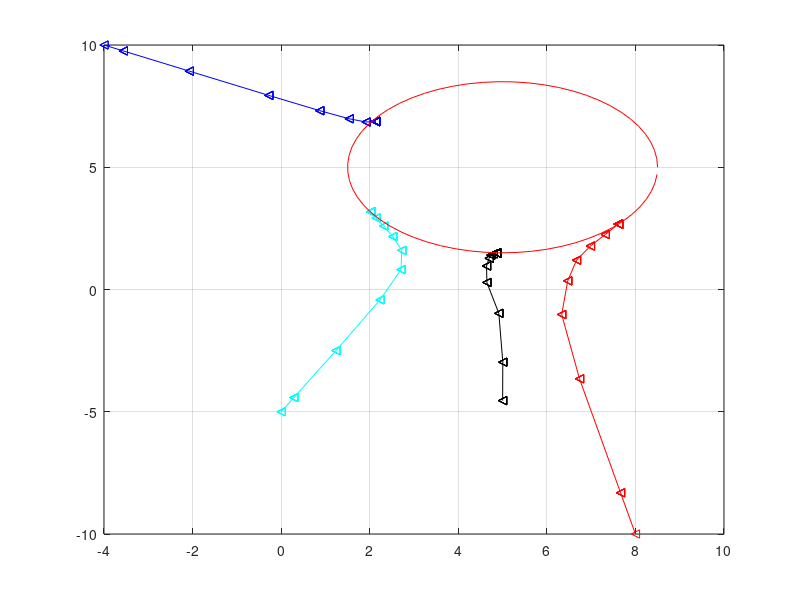

MATLAB code to generate this figure:
clc;
clear all;
close all;

%attraction and repulsion between charges
%A negative charge is places at the centre and four chrages are placed at
%different location
%-----------------------------------------------------------------------
%Initialization of parameters
%-----------------------------------------------------------------------

number_of_robots=4;
robot=cell(1,number_of_robots);

%Initial Position of the robots
robot{1}=[5,-5];
robot{2}=[8,-10];
robot{3}=[-4,10];
robot{4}=[0,-5];
% robot{5}=[10,-6];

hyp_robot=[5,5];  %position of the hypothetical (Virtual Leader) Robot

%Vector to hold the position history
robot_Vec=[];

%Charges on each robot
q(1:number_of_robots)=1;

%Mass of each robot
m(1:number_of_robots)=1;

%Electrostatic Constant
K=10;

for t=1:250  %total simulation time
    
    %Compute the attractive forces between the center (hypothetical robot)
    %and the actual robots
    %-----------------------------------------------------------
    %-----------------------------------------------------------
    %Electrostatic force by Coloumb's Law
    %F=K(q1q2)/r^2;
    %-----------------------------------------------------------
    %-----------------------------------------------------------
    
    
    %Computing the force for the first robot
    %Equation (6) of the paper
    
    %Computing distance of individual robot from all other robots
    r=zeros(number_of_robots,number_of_robots);
    for i=1:number_of_robots
        for j=1:number_of_robots
            a=robot{i}-robot{j};
            r(i,j)=sqrt(a(1)^2+a(2)^2);
        end
    end
    
%     r
    
    %Computing orientation of individual from all other robots
    theta=zeros(number_of_robots,number_of_robots);
    for i=1:number_of_robots
        for j=1:number_of_robots
            if i==j
                theta(i,j)=0;
            elseif i~=j
                a=robot{i}-robot{j};
                theta(i,j)=atan2(a(2),a(1));
            end
        end
    end
    
%     theta*180/pi
    
    
    %Computing Electrostatic forces (Repulsive) on individual robot
    %from all other robots
    
    Electrostatic_Forces=zeros(number_of_robots,number_of_robots);
    for i=1:number_of_robots
        for j=1:number_of_robots
            if i==j
                Electrostatic_Forces(i,j)=0;
            elseif i~=j
                Electrostatic_Forces(i,j)=(K*q(i)*q(j))/(r(i,j)^2);
            end
        end
    end
%     Electrostatic_Forces
    
    
    
    %Decomposition of Electrostatic forces in x and y components
    for i=1:number_of_robots
        for j=1:number_of_robots
            EF_x(i,j)=Electrostatic_Forces(i,j)*cos(theta(i,j));
            EF_y(i,j)=Electrostatic_Forces(i,j)*sin(theta(i,j));
        end
    end
    
    %Computing x and y components of Attractive Force (Equation 8 in JP)
    alpha=3; %radius of the circle
    ksk=.1;   %variable from JP
    
    for i=1:number_of_robots
        a=robot{i}-hyp_robot;
        Attractive_Force_x(i)=ksk*(a(1)*(a(1)^2+a(2)^2-alpha^2));
        Attractive_Force_y(i)=ksk*(a(2)*(a(1)^2+a(2)^2-alpha^2));
    end
    
    
    
    %Computing resultant forces on each robot
    for i=1:number_of_robots
        F_x_res(i)=sum(EF_x(i,1:number_of_robots))-Attractive_Force_x(i);
        F_y_res(i)=sum(EF_y(i,1:number_of_robots))-Attractive_Force_y(i);
    end
    
    for i=1:number_of_robots
        F_res(i)=sqrt(F_x_res(i)^2+F_y_res(i)^2);
        theta_res(i)=atan2(F_y_res(i),F_x_res(i));
    end
    F_res
    
    for i=1:number_of_robots
        i
        dummy=robot(i);
        xy_pos=cell2mat(dummy);
        x_pos=xy_pos(1);
        y_pos=xy_pos(2);
        
        distance_from_hyp_robot=sqrt((x_pos-hyp_robot(1))^2+(y_pos-hyp_robot(2))^2)
        
        if (F_res(i)<=1e-1)
            %don't move
            x_pos_new=x_pos;
            y_pos_new=y_pos;
        elseif (abs(distance_from_hyp_robot-alpha)<=5e-1)
            %don't move
            x_pos_new=x_pos;
            y_pos_new=y_pos;
        else
            %update robot position
            
            x_pos_new=x_pos+0.5*(F_res(i)*cos(theta_res(i)))*((t/10)^2);   %s=ut+0.5(F/m)t^2  we assume u=0 and t is the number of times loop is executed
            y_pos_new=y_pos+0.5*(F_res(i)*sin(theta_res(i)))*((t/10)^2);
        end
        robot{i}=[x_pos_new y_pos_new];
        
        robot_Vec=[robot_Vec;robot];
    end
    
    
end %end of the bigger loop


%Plotting Initial position
%     for i=1:number_of_robots
%         dummy=robot(i);
%         xy_pos=cell2mat(dummy);
%         x_pos=xy_pos(1);
%         y_pos=xy_pos(2);
%         figure(1),plot(x_pos,y_pos,'*'), grid on,hold on, axis tight;
%     end
%
robots_trajectory=cell2mat(robot_Vec);

figure(1);
plot(robots_trajectory(:,1),robots_trajectory(:,2),'k-<'),hold on, grid on,
plot(robots_trajectory(:,3),robots_trajectory(:,4),'r-<'),hold on, grid on,
plot(robots_trajectory(:,5),robots_trajectory(:,6),'b-<'),hold on, grid on,
plot(robots_trajectory(:,7),robots_trajectory(:,8),'c-<'),hold on, grid on,
% plot(robots_trajectory(:,9),robots_trajectory(:,10),'y-<'),hold on, grid on,

%drawing a circle of radius=alpha
count=1;
for theta=0:0.1:2*pi
x_circle(count)=(alpha+0.5)*cos(theta);
y_circle(count)=(alpha+0.5)*sin(theta);
count=count+1;
end

x_circle=x_circle+hyp_robot(1);
y_circle=y_circle+hyp_robot(2);

plot(x_circle,y_circle,'r-'),hold on,



% % % % %plotting a line between the final points
% % % % for i=1:2:(number_of_robots*2)
% % % %     
% % % %     x1=robots_trajectory(end,i);
% % % %     y1=robots_trajectory(end,i+1);
% % % %     
% % % %     if i<(number_of_robots*2-2)
% % % %         x2=robots_trajectory(end,i+2);
% % % %         y2=robots_trajectory(end,i+3);
% % % %     else
% % % %         x2=robots_trajectory(end,mod(i+2,number_of_robots*2));
% % % %         y2=robots_trajectory(end,mod(i+3,number_of_robots*2));
% % % %     end
% % % %     
% % % %     if (x1<=x2)
% % % %         
% % % %         x_points=x1:0.1:x2;
% % % %     elseif (x1>x2)
% % % %         x_points=x2:0.1:x1;
% % % %         %     elseif x1==x2
% % % %         %         x_points=x1*ones(1,100);
% % % %     end
% % % %     
% % % %     if (abs(x1-x2)<=1e-3)
% % % %         disp('I am here')
% % % %         if y1<y2
% % % %             y_points=y1:0.1:y2;
% % % %         elseif y1>y2
% % % %             y_points=y2:0.1:y1;
% % % %         end
% % % %         
% % % %         x_points=x1*ones(1,length(y_points));
% % % %     else
% % % %         
% % % %         slope=(y2-y1)/(x2-x1);
% % % %         y_points=slope*(x_points-x1)+y1;
% % % %     end
% % % %      
% % % %     
% % % %     figure(1)
% % % %     plot(x_points,y_points,'b--'),hold on,
% % % % end
